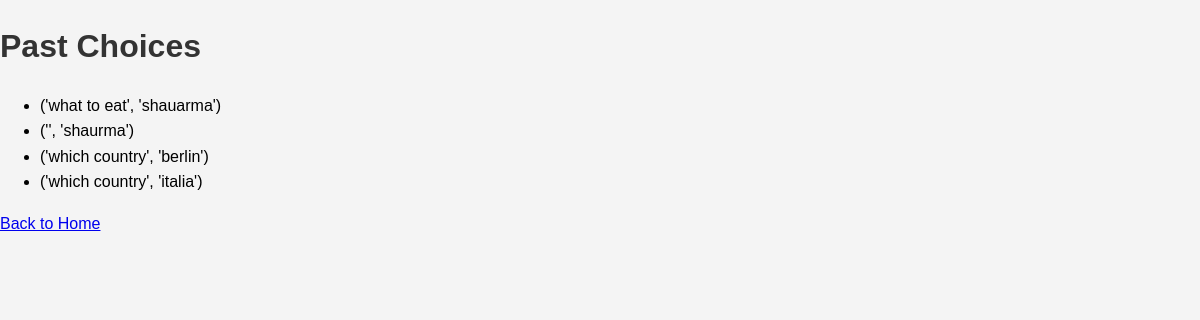
Before: /view_past_choices (signed in) with the older database file.
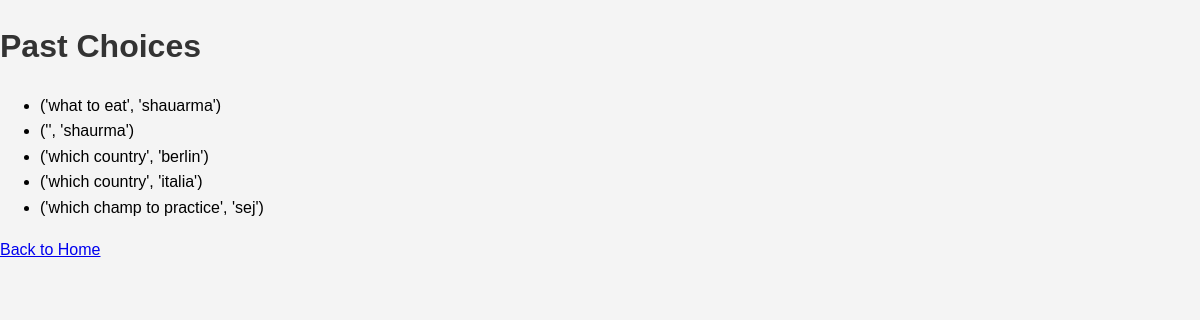
After: the same page with the newer database file.
### tables this page shows
CREATE TABLE choices (
            id INTEGER PRIMARY KEY AUTOINCREMENT,
            username TEXT NOT NULL,
            dilemma TEXT NOT NULL,
            choice TEXT NOT NULL,
            FOREIGN KEY (username) REFERENCES users (username)
        );

### app.py (the view)
@app.route('/view_past_choices')
def view_past_choices():
    username = session.get('username')
    if not username:
        return redirect(url_for('login'))
    past_choices = get_user_choices(username)
    return render_template('past_choices.html', past_choices=past_choices)

### database.py (called while the page is built)
def get_user_choices(username):
    try:
        conn = sqlite3.connect(DATABASE)
        cursor = conn.cursor()
        cursor.execute("SELECT dilemma, choice FROM choices WHERE username = ?", (username,))
        choices = cursor.fetchall()
        return choices
    except Exception as e:
        print(f"An error occurred while fetching user choices: {e}")
        return []
    finally:
        conn.close()

### templates/past_choices.html (shortened to what this page needs)
<!DOCTYPE html>
<html lang="en">
<head>
    <link rel="stylesheet" href="/static/css/styles.css">
</head>
<body>
    <div class="past-choices-container">
        <h1>Past Choices</h1>
        <ul>
            {% for choice in past_choices %}
                <li>{{ choice }}</li>
            {% endfor %}
        </ul>
        <a href="/templates/index.html">Back to Home</a>
    </div>
</body>
</html>

Changed rows visible on the page:
added choices: choice "('which champ to practice', 'sej')"
